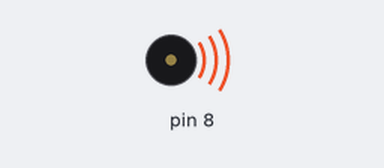
The sketch below on a simulated Arduino Uno, built with avr-gcc and run on an emulated ATmega328P. On the bench: buzzer (waves = sounding).

Above: at 0.25 s.
At 0.6 s:
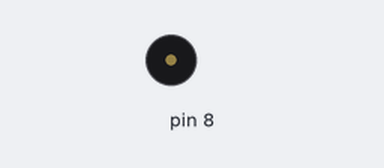
Timing chart, 0 to 2.1 s (numbered marks = the images above):
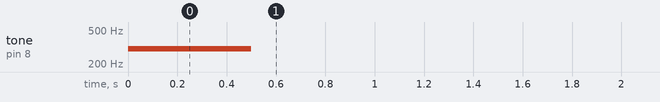

Measured:
- by itself, tone on pin 8: silent → 300 Hz at 0.00 s, → silent 0.50 s later

The sketch:

1Complete.ino
```cpp
void setup() {
    pinMode(8,OUTPUT);
    tone(8,300,500);
}
void loop() {

}
```
